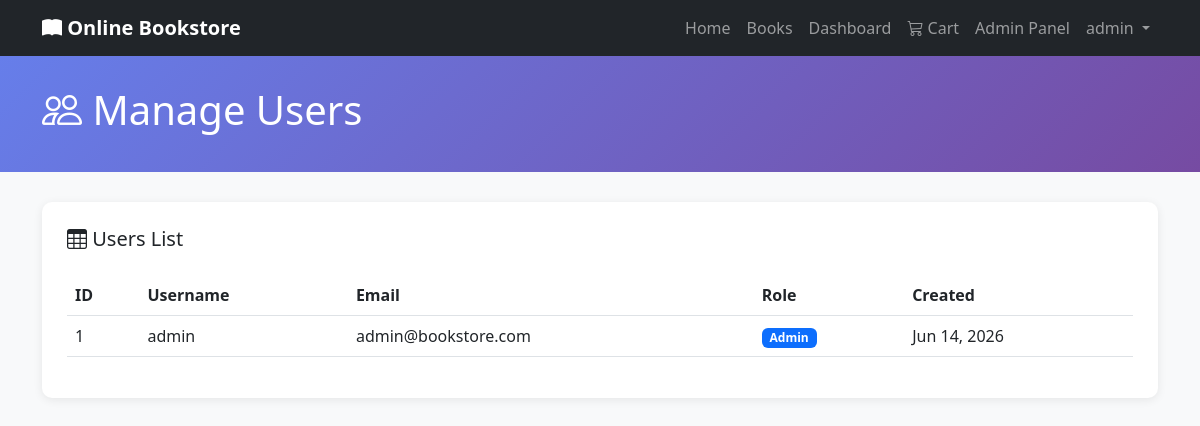
The page /admin/manage-users.php (signed in) on the database its author committed.
### tables this page shows
CREATE TABLE users (
    id INT AUTO_INCREMENT PRIMARY KEY,
    username VARCHAR(50) UNIQUE NOT NULL,
    email VARCHAR(100) UNIQUE NOT NULL,
    password VARCHAR(255) NOT NULL,
    role ENUM('user', 'admin') DEFAULT 'user',
    created_at TIMESTAMP DEFAULT CURRENT_TIMESTAMP,
    updated_at TIMESTAMP DEFAULT CURRENT_TIMESTAMP ON UPDATE CURRENT_TIMESTAMP
);

### includes/functions.php (called while the page is built, shortened)
<?php
require_once 'db.php';
function isLoggedIn() {
    return isset($_SESSION['user_id']);
}
function isAdmin() {
    return isset($_SESSION['role']) && $_SESSION['role'] === 'admin';
}
function getUserById($id) {
    return fetchOne("SELECT id, username, email, role FROM users WHERE id = ?", [$id], "i");
}
function getCurrentUser() {
    return getUserById($_SESSION['user_id']);
}
function getAllUsers() {
    return fetchData("SELECT id, username, email, role, created_at FROM users ORDER BY created_at DESC");
}
function formatDate($date) {
    return date('M d, Y', strtotime($date));
}
?>

### includes/db.php (called while the page is built, shortened)
<?php
$conn = new mysqli(DB_HOST, DB_USER, DB_PASS, DB_NAME);
$conn->set_charset("utf8");
function executeQuery($query, $params = [], $types = '') {
    global $conn;
    try {
        $stmt = $conn->prepare($query);
    } catch (Throwable $e) {
        return ['success' => false, 'error' => $e->getMessage()];
    }
    if (!empty($params) && !empty($types)) {
        $stmt->bind_param($types, ...$params);
    }
    if ($stmt->execute()) {
        return ['success' => true, 'stmt' => $stmt];
    } else {
        return ['success' => false, 'error' => $stmt->error];
    }
}
function fetchData($query, $params = [], $types = '') {
    $result = executeQuery($query, $params, $types);
    $stmt = $result['stmt'];
    $resultSet = $stmt->get_result();
    $data = [];
    while ($row = $resultSet->fetch_assoc()) {
        $data[] = $row;
    }
    return $data;
}
function fetchOne($query, $params = [], $types = '') {
    $result = fetchData($query, $params, $types);
    return !empty($result) ? $result[0] : null;
}
?>

### admin/manage-users.php (the view, shortened to what this page needs)
<?php
require_once '../includes/db.php';
require_once '../includes/functions.php';
$users = getAllUsers();
?>
<!DOCTYPE html>
<html lang="en">
<head>
    <link href="https://cdn.jsdelivr.net/npm/bootstrap@5.3.0/dist/css/bootstrap.min.css" rel="stylesheet">
    <link rel="stylesheet" href="https://cdn.jsdelivr.net/npm/bootstrap-icons@1.11.0/font/bootstrap-icons.css">
</head>
<body>
    <?php include '../includes/navbar.php'; ?>
    <div class="admin-header">
        <div class="container">
            <h1><i class="bi bi-people"></i> Manage Users</h1>
        </div>
    </div>
    <div class="container">
        <div class="content-card">
            <h5 class="mb-4"><i class="bi bi-table"></i> Users List</h5>
            <?php if (empty($users)): ?>
                <p class="text-center text-muted">No users found.</p>
            <?php else: ?>
                <table class="table table-hover">
                    <thead class="table-header">
                        <tr>
                            <th>ID</th>
                            <th>Username</th>
                            <th>Email</th>
                            <th>Role</th>
                            <th>Created</th>
                        </tr>
                    </thead>
                    <tbody>
                        <?php foreach ($users as $user): ?>
                            <tr>
                                <td><?php echo $user['id']; ?></td>
                                <td><?php echo htmlspecialchars($user['username']); ?></td>
                                <td><?php echo htmlspecialchars($user['email']); ?></td>
                                <td>
                                    <span class="badge bg-primary"><?php echo ucfirst($user['role']); ?></span>
                                </td>
                                <td><?php echo formatDate($user['created_at']); ?></td>
                            </tr>
                        <?php endforeach; ?>
                    </tbody>
                </table>
            <?php endif; ?>
        </div>
    </div>
</body>
</html>

### includes/navbar.php (shortened to what this page needs)
<?php
require_once __DIR__ . '/functions.php';
$current_user = getCurrentUser();
?>
<nav class="navbar navbar-expand-lg navbar-dark bg-dark sticky-top">
    <div class="container">
        <a class="navbar-brand fw-bold" href="<?php echo APP_URL; ?>/">
            <i class="bi bi-book-fill"></i> <?php echo APP_NAME; ?>
        </a>
        <div class="collapse navbar-collapse" id="navbarNav">
            <ul class="navbar-nav ms-auto">
                <li class="nav-item">
                    <a class="nav-link" href="<?php echo APP_URL; ?>/">Home</a>
                </li>
                <li class="nav-item">
                    <a class="nav-link" href="<?php echo APP_URL; ?>/#books">Books</a>
                </li>
                <?php if (isLoggedIn()): ?>
                    <li class="nav-item">
                        <a class="nav-link" href="<?php echo APP_URL; ?>/dashboard/">Dashboard</a>
                    </li>
                    <li class="nav-item">
                        <a class="nav-link" href="<?php echo APP_URL; ?>/dashboard/">
                            <i class="bi bi-cart3"></i> Cart
                        </a>
                    </li>
                    <?php if (isAdmin()): ?>
                        <li class="nav-item">
                            <a class="nav-link" href="<?php echo APP_URL; ?>/admin/">Admin Panel</a>
                        </li>
                    <?php endif; ?>
                    <li class="nav-item dropdown">
                        <a class="nav-link dropdown-toggle" href="#" id="userDropdown" role="button" data-bs-toggle="dropdown">
                            <?php echo htmlspecialchars($current_user['username']); ?>
                        </a>
                    </li>
                <?php endif; ?>
            </ul>
        </div>
    </div>
</nav>

### admin/manage-users.php (style rules this page uses)
body { background-color: #f8f9fa; }
.admin-header { background: linear-gradient(135deg, #667eea 0%, #764ba2 100%); color: white; padding: 30px 0; margin-bottom: 30px; }
.content-card { background: white; border-radius: 10px; box-shadow: 0 2px 10px rgba(0, 0, 0, 0.08); padding: 25px; margin-bottom: 20px; }
table { margin-top: 20px; }
.table-header { background-color: #f8f9fa; font-weight: bold; }

### rows shown on the page
users: username "admin", id "1", email "admin@bookstore.com", role "Admin", created_at "Jun 14, 2026"

### other values the page prints
APP_NAME "Online Bookstore"
